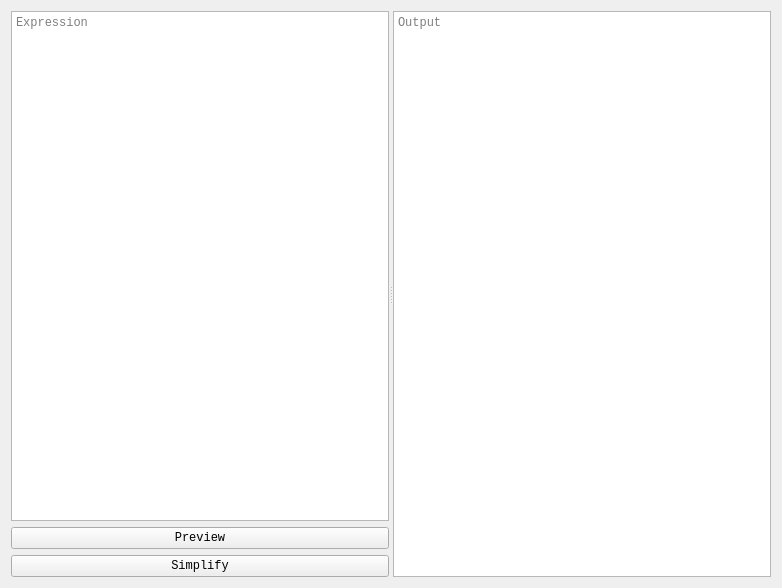
<?xml version="1.0" encoding="UTF-8"?>
<ui version="4.0">
 <class>SimplifyTab</class>
 <widget class="QWidget" name="SimplifyTab">
  <property name="geometry">
   <rect>
    <x>0</x>
    <y>0</y>
    <width>782</width>
    <height>588</height>
   </rect>
  </property>
  <property name="font">
   <font>
    <family>Courier New</family>
   </font>
  </property>
  <property name="windowTitle">
   <string>Form</string>
  </property>
  <layout class="QGridLayout" name="gridLayout">
   <item row="0" column="0">
    <widget class="QSplitter" name="splitter">
     <property name="orientation">
      <enum>Qt::Horizontal</enum>
     </property>
     <property name="childrenCollapsible">
      <bool>false</bool>
     </property>
     <widget class="QWidget" name="verticalLayoutWidget">
      <layout class="QVBoxLayout" name="verticalLayout">
       <item>
        <widget class="TextEdit" name="SimpExp">
         <property name="sizePolicy">
          <sizepolicy hsizetype="Expanding" vsizetype="Ignored">
           <horstretch>0</horstretch>
           <verstretch>0</verstretch>
          </sizepolicy>
         </property>
         <property name="toolTip">
          <string>Expression</string>
         </property>
         <property name="tabChangesFocus">
          <bool>true</bool>
         </property>
         <property name="placeholderText">
          <string>Expression</string>
         </property>
        </widget>
       </item>
       <item>
        <widget class="QPushButton" name="SimpPrev">
         <property name="toolTip">
          <string>Preview the expression</string>
         </property>
         <property name="text">
          <string>Preview</string>
         </property>
         <property name="autoDefault">
          <bool>true</bool>
         </property>
        </widget>
       </item>
       <item>
        <widget class="QPushButton" name="SimpCalc">
         <property name="toolTip">
          <string>Simplify the expression - Shift + Enter</string>
         </property>
         <property name="text">
          <string>Simplify</string>
         </property>
         <property name="autoDefault">
          <bool>true</bool>
         </property>
        </widget>
       </item>
      </layout>
     </widget>
     <widget class="QTextBrowser" name="SimpOut">
      <property name="toolTip">
       <string>Simplified Answer</string>
      </property>
      <property name="lineWrapMode">
       <enum>QTextEdit::NoWrap</enum>
      </property>
      <property name="placeholderText">
       <string>Output</string>
      </property>
     </widget>
    </widget>
   </item>
  </layout>
 </widget>
 <customwidgets>
  <customwidget>
   <class>TextEdit</class>
   <extends>QPlainTextEdit</extends>
   <header>caspy3/qt_assets/highlight.h</header>
  </customwidget>
 </customwidgets>
 <resources/>
 <connections/>
</ui>
